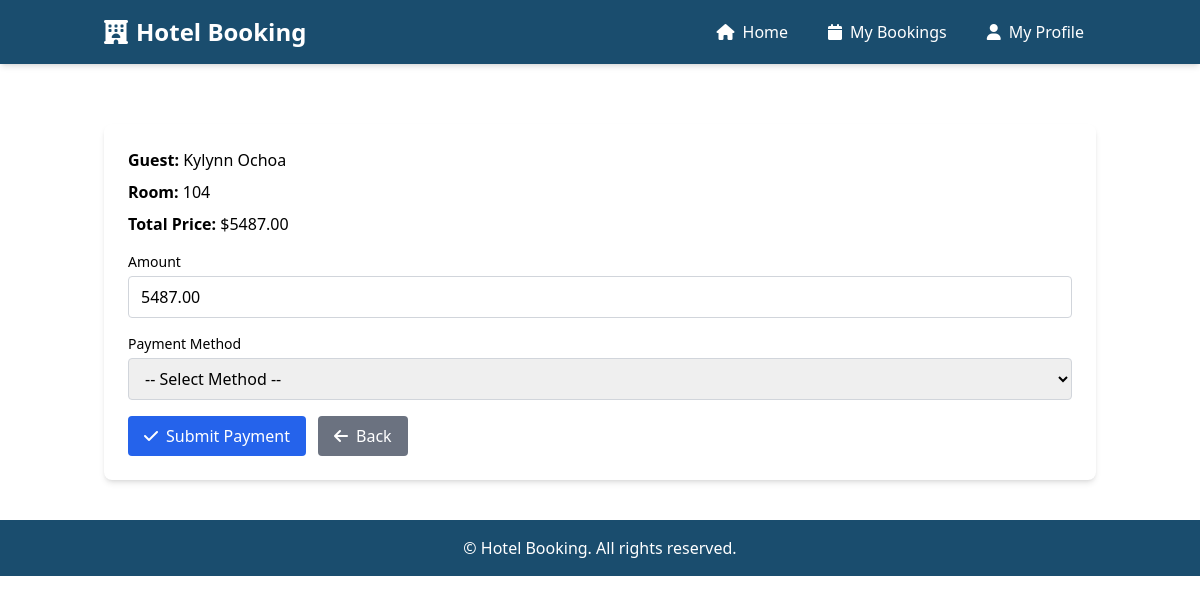
Screenshot of /add-payment/4/ (signed in) with the database file from the repository.
### hotel_listing/models.py (models this page shows, shortened)
class Booking(models.Model):
    STATUS_CHOICES = [
        ('Confirmed', 'Confirmed'),
        ('Pending', 'Pending'),
        ('Cancelled', 'Cancelled'),
    ]
    primary_guest = models.ForeignKey(Guest, on_delete=models.CASCADE, null=True, related_name='bookings')
    room = models.ForeignKey(Room, on_delete=models.CASCADE, related_name='bookings')
    start_date = models.DateField()
    end_date = models.DateField()
    num_adults = models.IntegerField(validators=[MinValueValidator(1)])
    num_children = models.IntegerField(validators=[MinValueValidator(0)])
    total_price = models.DecimalField(max_digits=10, decimal_places=2, validators=[MinValueValidator(0.01)])
    booking_status = models.CharField(max_length=20, choices=STATUS_CHOICES, default='Pending')
    created_at = models.DateTimeField(auto_now_add=True)
    class Meta:
        db_table = 'bookings'
        constraints = [
            CheckConstraint(
                check=Q(end_date__gt=F('start_date')),
                name='check_dates'
            ),
            CheckConstraint(
                check=Q(num_adults__gt=0),
                name='check_positive_guests'
            ),
        ]

class Guest(models.Model):
    user = models.OneToOneField(User, on_delete=models.CASCADE, null=True, blank=True, related_name='guest_profile')
    first_name = models.CharField(max_length=50)
    last_name = models.CharField(max_length=50)
    email = models.EmailField(max_length=100, null=True, blank=True)
    phone = models.CharField(max_length=20, blank=True, null=True)
    class Meta:
        db_table = 'guests'

class Room(models.Model):
    room_number = models.CharField(max_length=10, unique=True)
    room_type = models.CharField(max_length=50)  # e.g., Single, Double, Suite
    capacity_adults = models.IntegerField(validators=[MinValueValidator(1)])
    capacity_children = models.IntegerField(validators=[MinValueValidator(0)])
    price_per_night = models.DecimalField(max_digits=10, decimal_places=2, validators=[MinValueValidator(0.01)])
    bed_type = models.CharField(
        max_length=20,
        choices=[
            ('Single', 'Single Bed'),
            ('Double', 'Double Bed'),
            ('Two Singles', 'Two Single Beds')
        ]
    )
    is_available = models.BooleanField(default=True)
    image = models.ImageField(upload_to='rooms/', blank=True, null=True)  # New image field
    description = models.TextField(blank=True, null=True)  # New description field
    class Meta:
        db_table = 'rooms'

### hotel_listing/views.py (the view, shortened to what this page needs)
# urls.py: path("add-payment/<int:booking_id>/", views.add_payment, name="add_payment"),
@login_required
def add_payment(request, booking_id):
    booking = get_object_or_404(Booking, id=booking_id)
    if Payment.objects.filter(booking=booking).exists():
        messages.warning(request, "Payment already exists for this booking.")
        return redirect("dashboard")
    return render(request, "add_payment.html", {"booking": booking})

### hotel_listing/templates/add_payment.html (shortened to what this page needs)
{% extends "base.html" %}
{% block content %}
<h3 class="text-xl font-bold mb-4 text-white">
</h3>
<div class="bg-white shadow-md rounded-lg p-6">
    <p class="mb-2">
        <strong>Guest:</strong> {{ booking.primary_guest.first_name }} {{ booking.primary_guest.last_name }}
    </p>
    <p class="mb-2">
        <strong>Room:</strong> {{ booking.room.room_number }}
    </p>
    <p class="mb-4">
        <strong>Total Price:</strong> ${{ booking.total_price }}
    </p>
    {% if booking.payments.exists %}
        {% with payment=booking.payments.last %}
            <div class="p-4 bg-gray-100 rounded border border-gray-300">
                <p><strong>Amount Paid:</strong> ${{ payment.amount }}</p>
                <p><strong>Method:</strong> {{ payment.payment_method }}</p>
                <p><strong>Transaction Code:</strong> {{ payment.transaction_id|default:"N/A" }}</p>
                <p>
                    <strong>Status:</strong>
                    <span class="px-2 py-1 rounded text-white text-xs
                        {% if payment.payment_status == 'Completed' %} bg-green-600
                        {% elif payment.payment_status == 'Pending' %} bg-yellow-500
                        {% elif payment.payment_status == 'Failed' %} bg-red-600
                        {% elif payment.payment_status == 'Refunded' %} bg-blue-600
                        {% endif %}">
                        {{ payment.payment_status }}
                    </span>
                </p>
            </div>
            <p class="mt-4 text-red-600 font-medium">⚠ Payment already exists for this booking.</p>
        {% endwith %}
        <div class="mt-4">
            <a href="{% url 'dashboard' %}"
               class="bg-gray-500 text-white px-4 py-2 rounded hover:bg-gray-600 flex items-center gap-2">
                <i class="fa fa-arrow-left"></i>
                <span>Back</span>
            </a>
        </div>
    {% else %}
        <form method="post" class="space-y-4">
            <div>
                <label for="amount" class="block text-sm font-medium mb-1">Amount</label>
                <input type="number" step="0.01" name="amount" id="amount" required
                       class="w-full border border-gray-300 rounded px-3 py-2 focus:ring focus:ring-blue-200"
                       value="{{ booking.total_price }}">
            </div>
            <div>
                <label for="method" class="block text-sm font-medium mb-1">Payment Method</label>
                <select name="method" id="method" required
                        class="w-full border border-gray-300 rounded px-3 py-2 focus:ring focus:ring-blue-200">
                    <option value="">-- Select Method --</option>
                </select>
            </div>
            <div class="flex gap-3">
                <button type="submit"
                        class="bg-blue-600 text-white px-4 py-2 rounded hover:bg-blue-700 flex items-center gap-2">
                    <i class="fa fa-check"></i>
                    <span>Submit Payment</span>
                </button>
                <a href="{% url 'dashboard' %}"
                   class="bg-gray-500 text-white px-4 py-2 rounded hover:bg-gray-600 flex items-center gap-2">
                    <i class="fa fa-arrow-left"></i>
                    <span>Back</span>
                </a>
            </div>
        </form>
    {% endif %}
</div>
{% endblock %}

### hotel_listing/templates/base.html (style rules this page uses)
body { @apply bg-[#2a6f97] min-h-screen; }

### rows the page displays
Booking: primary_guest.first_name "Kylynn", primary_guest.last_name "Ochoa", room.room_number "104", total_price "5487.00", amount "5487.00"
